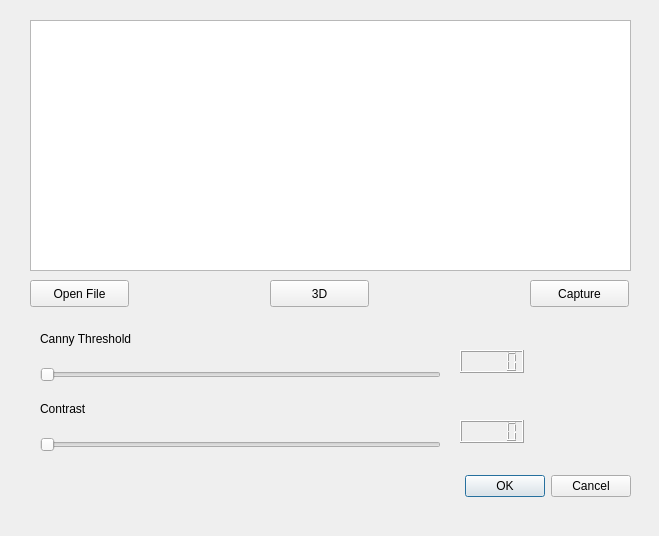
<?xml version="1.0" encoding="UTF-8"?>
<ui version="4.0">
 <class>FireSmokeReco</class>
 <widget class="QDialog" name="FireSmokeReco">
  <property name="geometry">
   <rect>
    <x>0</x>
    <y>0</y>
    <width>659</width>
    <height>536</height>
   </rect>
  </property>
  <property name="windowTitle">
   <string>Smoke Recognition Settings</string>
  </property>
  <widget class="QDialogButtonBox" name="buttonBox">
   <property name="geometry">
    <rect>
     <x>290</x>
     <y>470</y>
     <width>341</width>
     <height>32</height>
    </rect>
   </property>
   <property name="orientation">
    <enum>Qt::Horizontal</enum>
   </property>
   <property name="standardButtons">
    <set>QDialogButtonBox::Cancel|QDialogButtonBox::Ok</set>
   </property>
  </widget>
  <widget class="QGraphicsView" name="graphicsView">
   <property name="geometry">
    <rect>
     <x>30</x>
     <y>20</y>
     <width>601</width>
     <height>251</height>
    </rect>
   </property>
  </widget>
  <widget class="QSlider" name="horizontalSlider">
   <property name="geometry">
    <rect>
     <x>40</x>
     <y>360</y>
     <width>401</width>
     <height>29</height>
    </rect>
   </property>
   <property name="orientation">
    <enum>Qt::Horizontal</enum>
   </property>
  </widget>
  <widget class="QLCDNumber" name="lcdNumber">
   <property name="geometry">
    <rect>
     <x>460</x>
     <y>350</y>
     <width>64</width>
     <height>23</height>
    </rect>
   </property>
  </widget>
  <widget class="QLabel" name="label">
   <property name="geometry">
    <rect>
     <x>40</x>
     <y>330</y>
     <width>121</width>
     <height>17</height>
    </rect>
   </property>
   <property name="text">
    <string>Canny Threshold</string>
   </property>
  </widget>
  <widget class="QLabel" name="label_2">
   <property name="geometry">
    <rect>
     <x>40</x>
     <y>400</y>
     <width>121</width>
     <height>17</height>
    </rect>
   </property>
   <property name="text">
    <string>Contrast</string>
   </property>
  </widget>
  <widget class="QSlider" name="horizontalSlider_2">
   <property name="geometry">
    <rect>
     <x>40</x>
     <y>430</y>
     <width>401</width>
     <height>29</height>
    </rect>
   </property>
   <property name="orientation">
    <enum>Qt::Horizontal</enum>
   </property>
  </widget>
  <widget class="QLCDNumber" name="lcdNumber_2">
   <property name="geometry">
    <rect>
     <x>460</x>
     <y>420</y>
     <width>64</width>
     <height>23</height>
    </rect>
   </property>
  </widget>
  <widget class="QPushButton" name="pushButton">
   <property name="geometry">
    <rect>
     <x>30</x>
     <y>280</y>
     <width>99</width>
     <height>27</height>
    </rect>
   </property>
   <property name="text">
    <string>Open File</string>
   </property>
  </widget>
  <widget class="QPushButton" name="pushButton_2">
   <property name="geometry">
    <rect>
     <x>530</x>
     <y>280</y>
     <width>99</width>
     <height>27</height>
    </rect>
   </property>
   <property name="text">
    <string>Capture</string>
   </property>
  </widget>
  <widget class="QPushButton" name="pushButton_3">
   <property name="geometry">
    <rect>
     <x>270</x>
     <y>280</y>
     <width>99</width>
     <height>27</height>
    </rect>
   </property>
   <property name="text">
    <string>3D</string>
   </property>
  </widget>
 </widget>
 <resources/>
 <connections>
  <connection>
   <sender>buttonBox</sender>
   <signal>accepted()</signal>
   <receiver>FireSmokeReco</receiver>
   <slot>accept()</slot>
   <hints>
    <hint type="sourcelabel">
     <x>248</x>
     <y>254</y>
    </hint>
    <hint type="destinationlabel">
     <x>157</x>
     <y>274</y>
    </hint>
   </hints>
  </connection>
  <connection>
   <sender>buttonBox</sender>
   <signal>rejected()</signal>
   <receiver>FireSmokeReco</receiver>
   <slot>reject()</slot>
   <hints>
    <hint type="sourcelabel">
     <x>316</x>
     <y>260</y>
    </hint>
    <hint type="destinationlabel">
     <x>286</x>
     <y>274</y>
    </hint>
   </hints>
  </connection>
 </connections>
</ui>
